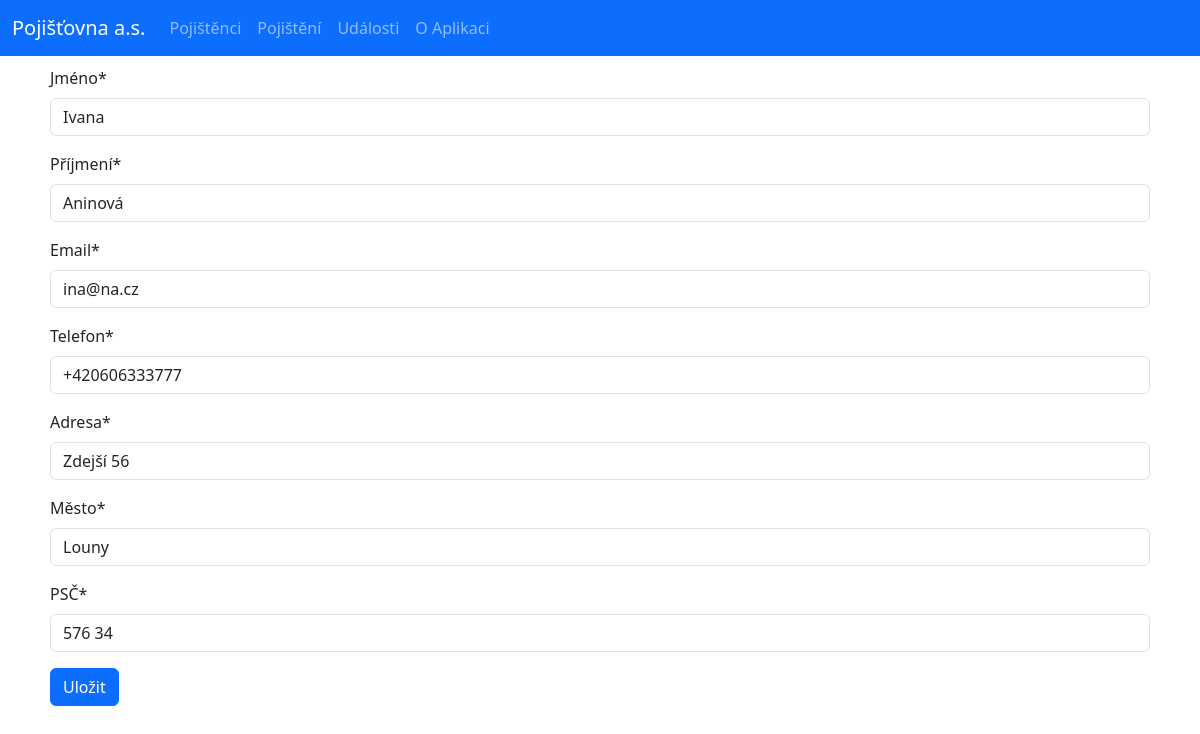
Page /update-policyholder/11/ on the committed database.
### base/models.py (models this page shows, shortened)
class Policyholder(models.Model):
    first_name = models.CharField("Jméno", max_length=50)
    last_name = models.CharField("Příjmení", max_length=50)
    email = models.EmailField()
    phone = models.CharField("Telefon", max_length=20)
    address = models.CharField("Adresa", max_length=100)
    city = models.CharField("Město", max_length=100)
    zip_code = models.CharField("PSČ", max_length=20)
    class Meta:
        ordering = ['last_name', 'first_name']

### base/views.py (the view)
# urls.py: path('update-policyholder/<str:pk>/', views.update_policyholder, name="update-policyholder"),
def update_policyholder(request, pk):
    policyholder = Policyholder.objects.get(id=pk)
    form = PolicyholderForm(instance=policyholder)  # Fills the form with policyholder instance data
    if request.method == 'POST':
        form = PolicyholderForm(request.POST, instance=policyholder)
        if form.is_valid():
            form.save()
            messages.success(request, 'Pojištěnec byl aktualizován.')
            return redirect('policyholder-detail', policyholder.id)
    context = {'form': form}
    return render(request, 'base/input_form.html', context)

### base/forms.py
class PolicyholderForm(ModelForm):
    class Meta:
        model = Policyholder
        fields = '__all__'

### base/templates/base/input_form.html (shortened to what this page needs)
{% extends 'main.html' %}
{% load crispy_forms_tags %}
{% block content %}
<main class="content">
<div>
    <form method="POST" action="">
        {{form|crispy}}
        <input type="submit" value="Uložit" class="btn btn-primary">
    </form>
</div>
</main>
{% endblock %}

### base/static/base/css/style.css (style rules this page uses)
.content { margin: 10px 50px; }

### rows in the picture
Policyholder: first_name "Ivana", last_name "Aninová", email "ina@na.cz", phone "+420606333777", address "Zdejší 56", city "Louny", zip_code "576 34"
